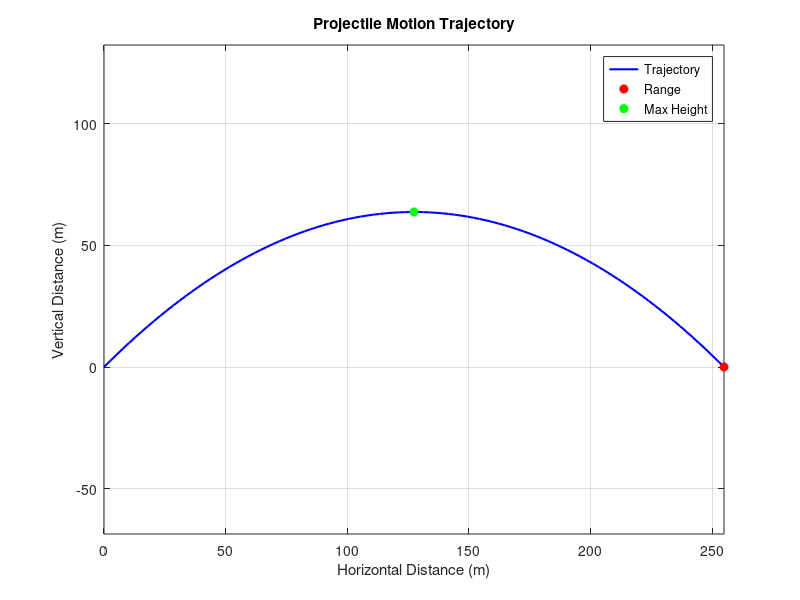

Recreate this plot in MATLAB.

clear;
clc;
close all;
v0 = 50;                 
angle = 45;            
g = 9.81;             
theta = deg2rad(angle);
T_flight = (2 * v0 * sin(theta)) / g;     
max_height = (v0^2 * (sin(theta))^2) / (2 * g); 
range = (v0^2 * sin(2 * theta)) / g;        
t = linspace(0, T_flight, 100);
x = v0 * cos(theta) * t;          
y = v0 * sin(theta) * t - 0.5 * g * t.^2; 
figure;
plot(x, y, 'b-', 'LineWidth', 1.5);
hold on;
plot(range, 0, 'ro', 'MarkerFaceColor', 'r');  
plot(range / 2, max_height, 'go', 'MarkerFaceColor', 'g');  
xlabel('Horizontal Distance (m)');
ylabel('Vertical Distance (m)');
title('Projectile Motion Trajectory');
legend('Trajectory', 'Range', 'Max Height', 'Location', 'Best');
fprintf('Total Time of Flight: %.2f s\n', T_flight);
fprintf('Maximum Height: %.2f m\n', max_height);
fprintf('Range: %.2f m\n', range);
grid on;
axis equal;
